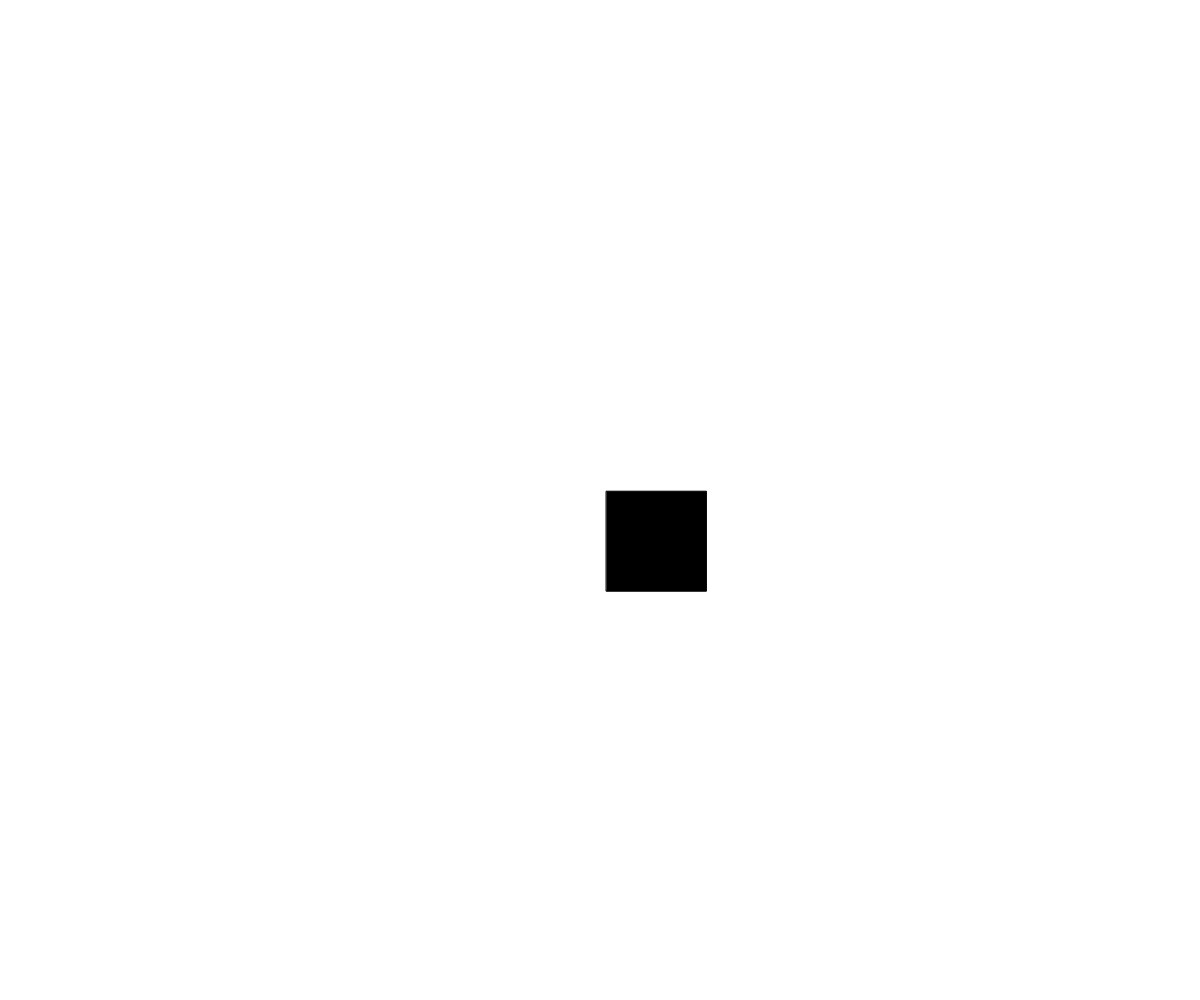
Frame 1 (no input)
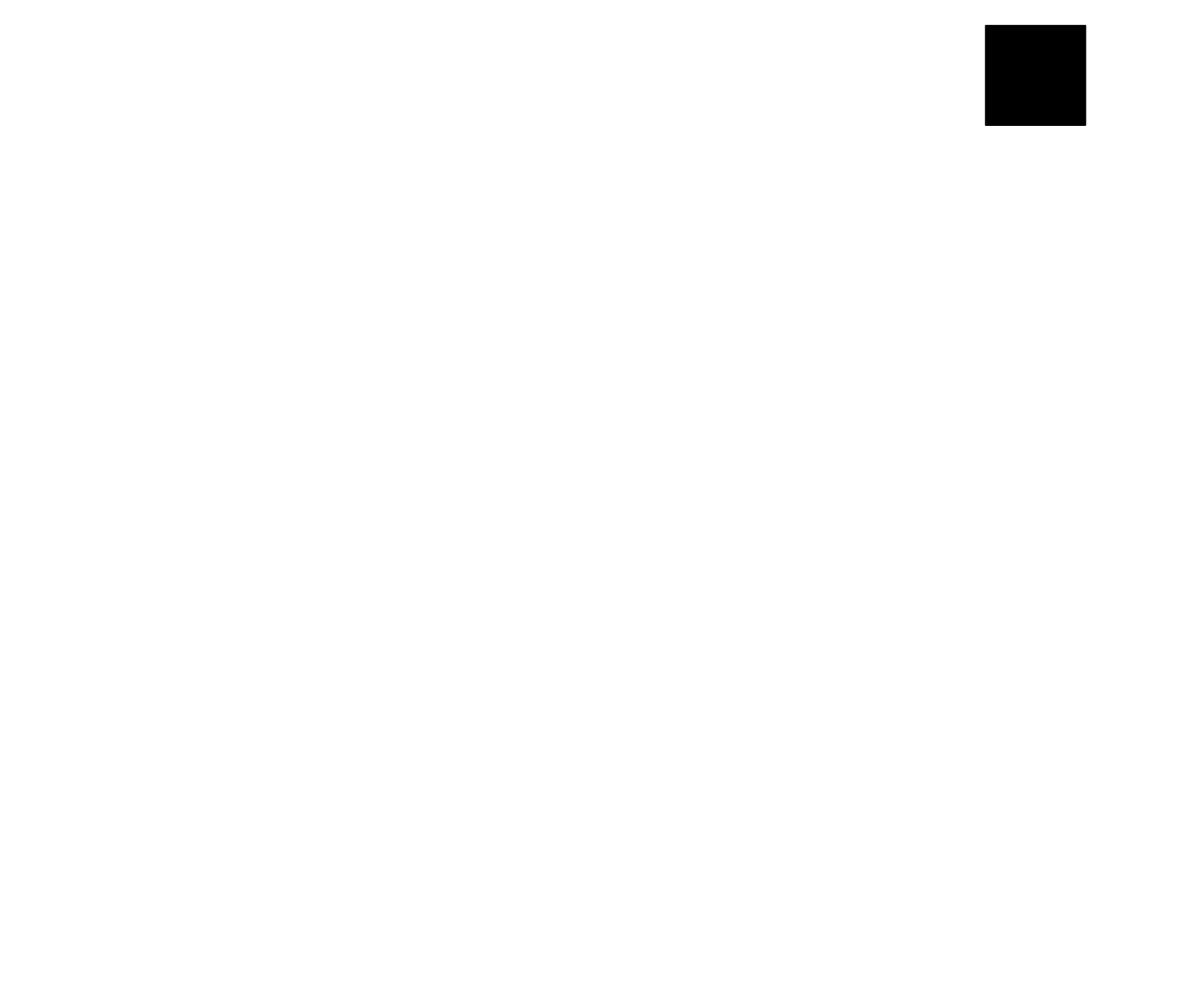
Frame 60 (no input)
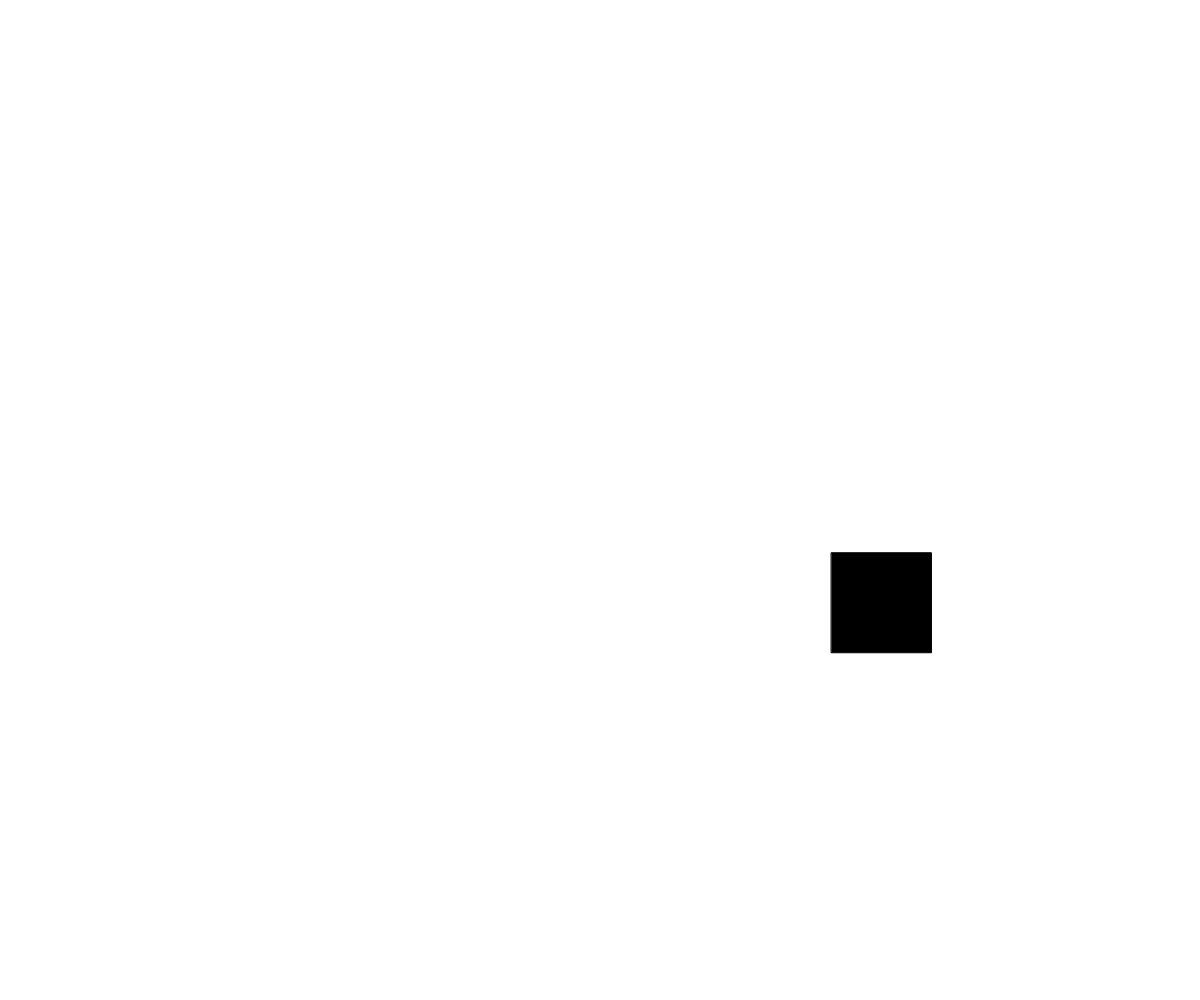
Frame 120 (the mouse pressed at the canvas centre since frame 60)

The p5.js sketch that drew these frames (run headless with seeded random() and noise() and a simulated clock; from frame 60 on, the mouse is pressed at the canvas centre):

// p5.js sketch
// ── sketch.js
// Project Title
// Your Name
// Date
//
// Extra for Experts:
// - describe what you did to take this project "above and beyond"

let x;
let y;
let dx;
let dy;
let radius = 100;
let rectSize = 100;
let mode = "rectangle";

function preload() {

}

function setup() {
  createCanvas(windowWidth, windowHeight);
  x = width/2;
  y = height/2;
  dx = random(-15, 15);
  dy = random(-15, 15);
}


function draw() {
  background(255);

  moveShape();

  if (mode === "circle") {
    displayCircle();
  }
  if (mode === "rectangle") {
    displayRectangle();
  }
}

function windowResized() {
  resizeCanvas(windowWidth, windowHeight);
}

function moveShape() {
  x += dx;
  y += dy;
}

function displayCircle() {
  //bounce if needed
  if (x > width - radius/2 || x < 0 + radius/2) {
    dx *= -1;
  }
  if (y > height - radius/2 || y < 0 + radius/2) {
    dy *= -1;
  }
  fill(0);
  ellipse(x, y, radius, radius)
}

function displayRectangle() {
  //bounce if needed
  if (x > width - rectSize || x < 0) {
    dx *= -1;
  }
  if (y > height - rectSize || y < 0) {
    dy *= -1;
  }
  fill(0);
  rect(x, y, rectSize, rectSize);
}
